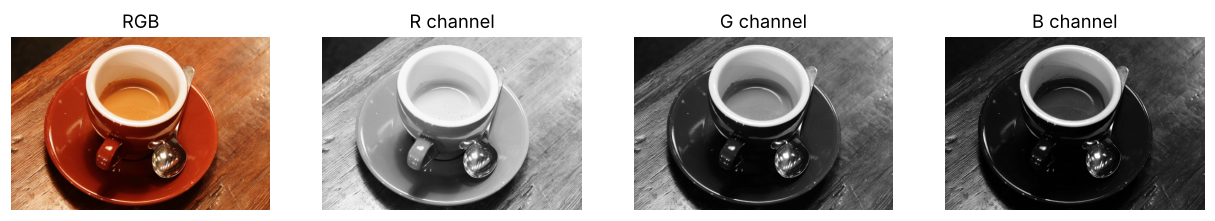
#> input picture figures/lesson1/01_channels.png, 1215 x 221 px, given in place of #, which was not available
$ python lesson1.py '#' uses data/coffee.png
#> lines starting #> are read from the running program, lines starting #| are printed output that depends on the picture; pictures that were not available may be replaced by others from this repository, and a replacement may not be noted
"""Lesson 1 - Images as arrays, colour spaces, histograms.

Runs every piece of code shown in lesson1-images-as-arrays.md, prints the
numbers the lesson quotes, and writes the figures to figures/lesson1/.

    python lesson1.py            # uses data/coffee.png
    python lesson1.py my.jpg     # any image; the numbers will differ
"""

from __future__ import annotations

import sys
from pathlib import Path

import cv2
import matplotlib
import numpy as np

matplotlib.use("Agg")
import matplotlib.pyplot as plt  # noqa: E402  (backend must be set first)

ROOT = Path(__file__).resolve().parent
FIG_DIR = ROOT / "figures" / "lesson1"

# Named patches (row slice, column slice) used to compare the saucer with the
# table. Chosen by eye on data/coffee.png; see section 5 of the lesson.
PATCHES: dict[str, tuple[slice, slice]] = {
    "saucer (left)": (slice(280, 330), slice(90, 150)),
    "saucer (bottom)": (slice(330, 360), slice(230, 330)),
    "wood (top left)": (slice(10, 60), slice(10, 90)),
    "wood (bottom left)": (slice(330, 390), slice(10, 80)),
    "wood (right)": (slice(200, 300), slice(520, 590)),
    "crema": (slice(120, 180), slice(260, 340)),
}


# --------------------------------------------------------------------------- #
# 1. Images are arrays
# --------------------------------------------------------------------------- #
def load_rgb(path: Path | str) -> np.ndarray:
    """Read an image file as an RGB uint8 array of shape (height, width, 3).

    OpenCV decodes to BGR channel order; almost everything else (matplotlib,
    PIL, PyTorch) expects RGB, so convert once at the boundary and forget it.
    """
    bgr = cv2.imread(str(path), cv2.IMREAD_COLOR)
#> bgr is the input picture: shape (221, 1215, 3); mean B, G, R 141.1, 146.9, 159
    if bgr is None:
        raise FileNotFoundError(path)
    return cv2.cvtColor(bgr, cv2.COLOR_BGR2RGB)


def describe(img: np.ndarray) -> str:
    h, w = img.shape[:2]
#> h = 221; w = 1215
    channels = 1 if img.ndim == 2 else img.shape[2]
#> channels = 3
#| shape=(221, 1215, 3) dtype=uint8 -> 221 rows x 1215 columns x 3 channel(s) = 805,545 bytes
#| top-left pixel rgb[0, 0] = [255 255 255]
#| pixel at row 150, column 300 (in the crema) = [255 255 255]
#| crop rgb[100:200, 50:150].shape = (100, 100, 3)
#| every second pixel rgb[::2, ::2].shape = (111, 608, 3)
#| mean per channel R, G, B = [159.  146.9 141.1]
    return (
        f"shape={img.shape} dtype={img.dtype} -> {h} rows x {w} columns x "
        f"{channels} channel(s) = {img.nbytes:,} bytes"
    )


# --------------------------------------------------------------------------- #
# 2. uint8 arithmetic: wrap-around versus saturation
# --------------------------------------------------------------------------- #
def brighten_wrong(img: np.ndarray, delta: int) -> np.ndarray:
    """What beginners write. uint8 + uint8 wraps around: 200 + 100 = 44."""
    return img + np.uint8(delta)


def brighten_right(img: np.ndarray, delta: int) -> np.ndarray:
    """Do the maths in a wider type, then clip back into 0..255."""
    out = img.astype(np.int16) + delta
    return np.clip(out, 0, 255).astype(np.uint8)


# --------------------------------------------------------------------------- #
# 3. Colour spaces
# --------------------------------------------------------------------------- #
def to_gray_manual(rgb: np.ndarray) -> np.ndarray:
    """Luma: a weighted sum, not the mean. Weights follow ITU-R BT.601,
    which is what cv2.COLOR_RGB2GRAY uses."""
    r, g, b = (rgb[..., i].astype(np.float32) for i in range(3))
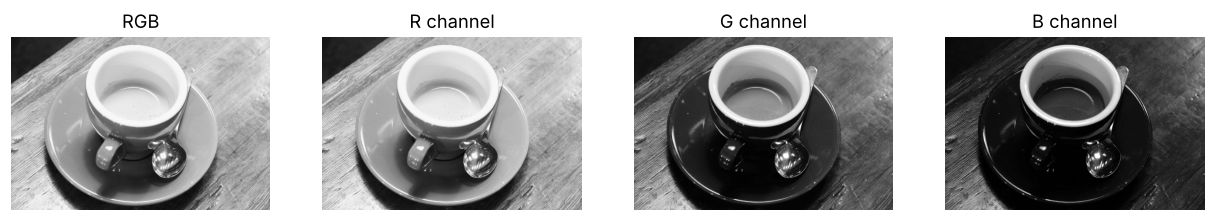
#> r: shape (221, 1215) float32; min 0, max 255, mean 159
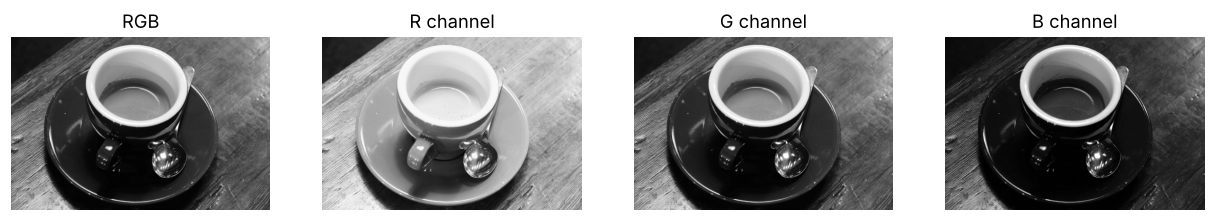
#> g: shape (221, 1215) float32; min 0, max 255, mean 146.9
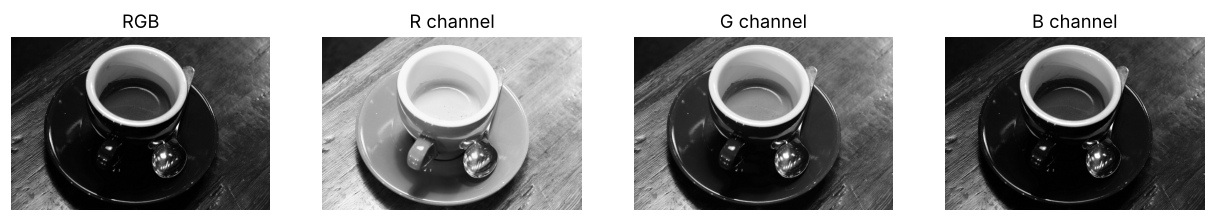
#> b: shape (221, 1215) float32; min 0, max 255, mean 141.1
    return np.round(0.299 * r + 0.587 * g + 0.114 * b).astype(np.uint8)
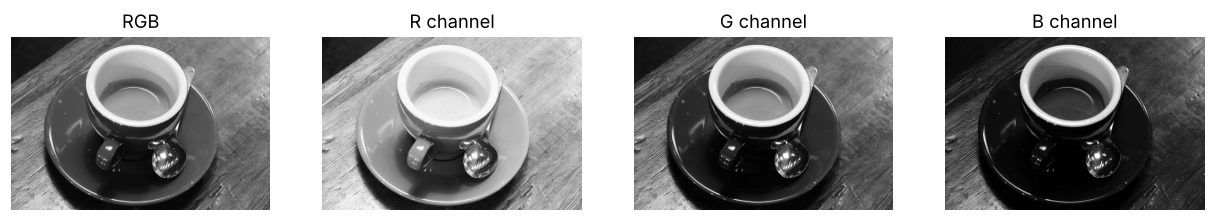
#> returned value: shape (221, 1215); min 0, max 255, mean 149.8


def to_hsv(rgb: np.ndarray) -> np.ndarray:
    """OpenCV's HSV for uint8 input: H in 0..179 (degrees / 2), S and V in 0..255."""
    return cv2.cvtColor(rgb, cv2.COLOR_RGB2HSV)


# --------------------------------------------------------------------------- #
# 4. Histograms
# --------------------------------------------------------------------------- #
# [135 lines left out: functions histogram, hue_valley, percentile_stretch, saucer_mask_rgb, saucer_mask_hue, patch_table and 6 more, not called in this run]


# --------------------------------------------------------------------------- #
def main(path: Path) -> None:
    rgb = load_rgb(path)
    print("== 1. the array")
    print(describe(rgb))
    print("top-left pixel rgb[0, 0] =", rgb[0, 0])
    print("pixel at row 150, column 300 (in the crema) =", rgb[150, 300])
    print("crop rgb[100:200, 50:150].shape =", rgb[100:200, 50:150].shape)
    print("every second pixel rgb[::2, ::2].shape =", rgb[::2, ::2].shape)
    print("mean per channel R, G, B =", np.round(rgb.reshape(-1, 3).mean(axis=0), 1))

    print("\n== 2. uint8 arithmetic")
    with np.errstate(over="ignore"):
        print("np.uint8(200) + np.uint8(100) =", np.uint8(200) + np.uint8(100))
    a, b = np.full((1, 1), 200, np.uint8), np.full((1, 1), 100, np.uint8)
    print("cv2.add(200, 100) on uint8 images =", int(cv2.add(a, b)[0, 0]), "(saturates)")
    print("int16 then clip:", brighten_right(np.uint8([200]), 100)[0])

    print("\n== 3. colour spaces")
    gray_manual = to_gray_manual(rgb)
    gray_cv = cv2.cvtColor(rgb, cv2.COLOR_RGB2GRAY)
    print("max |manual luma - cv2 gray| =", int(np.abs(gray_manual.astype(int) - gray_cv).max()))
#| max |manual luma - cv2 gray| = 1
    print(
        "mean of channels vs luma for pure green (0,255,0):",
        255 // 3,
        to_gray_manual(np.uint8([[[0, 255, 0]]]))[0, 0],
    )
    print(
        "mean of channels vs luma for pure blue  (0,0,255):",
        255 // 3,
        to_gray_manual(np.uint8([[[0, 0, 255]]]))[0, 0],
    )
    hsv = to_hsv(rgb)
#> in to_hsv, `return cv2.cvtColor(rgb, cv2.COLOR_RGB2HSV)`: returned value: shape (221, 1215, 3); mean H, S, V 1.6, 30.9, 159
    print(
        "HSV at (150, 300) crema =",
        hsv[150, 300],
        " at (300, 120) saucer =",
#> (the run stopped early here; a loop or call above may not have finished)
